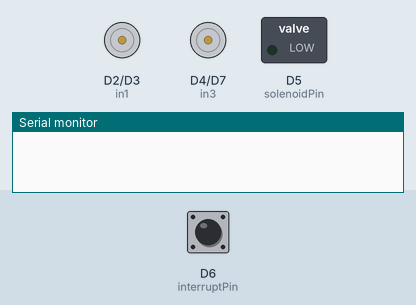
This sketch was run on a simulated ESP8266 (NodeMCU). On the bench: motor-driver pin pairs drawn as motors (green arrow = first pin HIGH = forward, orange = second pin HIGH = backward, longer = more drive, scaled by the enable pin), switched loads named in the sketch (green lamp = pin HIGH), the last lines printed to the serial monitor. The inputs (shaded band) are chosen by the test bench; at power-on: D6 (interruptPin) HIGH.

Above: at 1.2 s.
1.3 s: D6 (interruptPin) pulled LOW for 0.15 s
At 5.4 s:
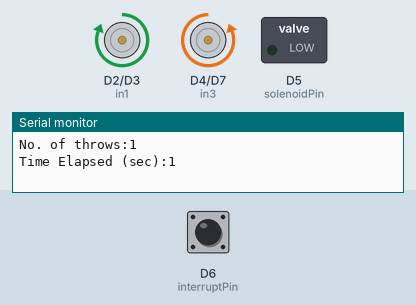
7.4 s: D6 (interruptPin) pulled LOW for 1 s
At 8.3 s:
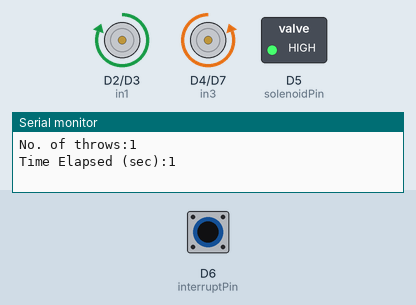
Timing chart, 0 to 15.0 s (numbered marks = the images above; inputs shaded):
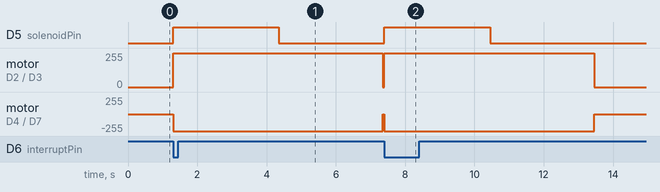

Measured:
- after the input at 1.3 s, D5 (solenoidPin): LOW → HIGH at once, → LOW 3.1 s later; motor on D2 (in1) / D3 (in2): stopped → forward 255/255 at once, → stopped 6.1 s later; motor on D4 (in3) / D7 (in4): stopped → backward 255/255 at once, → stopped 6.1 s later
- after the input at 7.4 s, D5 (solenoidPin): LOW → HIGH at once, → LOW 3.1 s later; motor on D2 (in1) / D3 (in2): stopped → forward 255/255 at once, → stopped 6.1 s later; motor on D4 (in3) / D7 (in4): stopped → backward 255/255 at once, → stopped 6.1 s later

The sketch:

CharlyBallThrower.ino
```cpp
//DEFINE VARIABLES
const byte interruptPin = D6;           // digital pin for ball detection switch
const byte solenoidPin = D5;           // digital pin for solenoid
volatile unsigned long throws = 0;
unsigned long oldthrows = 0;
unsigned long startMillis;
volatile unsigned long throwtime, throwlast, throwinterval, currentMillis; // timing variables

//SETUP MOTOR PINS
#define enA D1
#define in1 D2
#define in2 D3
#define enB D8
#define in3 D4
#define in4 D7
int SPEED=500; //speed of motors; note, for ESP8266, use a scale of 0-1023

void setup()
{
  Serial.begin(115200);
  pinMode(interruptPin, INPUT_PULLUP);  // set pin mode with pullup
  attachInterrupt(digitalPinToInterrupt(interruptPin), &ThrowPulse, FALLING); // attach interrupt
  pinMode(solenoidPin, OUTPUT);
  startMillis=millis();
  digitalWrite(solenoidPin, LOW);
  pinMode(enA, OUTPUT);
  pinMode(enB, OUTPUT);
  pinMode(in1, OUTPUT);
  pinMode(in2, OUTPUT);
  pinMode(in3, OUTPUT);
  pinMode(in4, OUTPUT);
} // end setup


// MAIN LOOP
void loop()
{
        if (throws != oldthrows) {
          digitalWrite(solenoidPin,HIGH); //turn solinoid ON
          currentMillis=millis();
          analogWrite(enA,SPEED); //designate speed motors will go
          analogWrite(enB,SPEED);
          digitalWrite(in1, HIGH); //designate direction of motors
          digitalWrite(in2, LOW);
          digitalWrite(in4, HIGH);
          digitalWrite(in3, LOW);
          delay(3000);
            if (currentMillis-startMillis>=1000) {
              Serial.print("\n");
              Serial.print("No. of throws:");
              Serial.println(throws);
              Serial.print("Time Elapsed (sec):");
              Serial.println((currentMillis-startMillis)/1000); //Track secs elapsed since last throw
              digitalWrite(solenoidPin, HIGH);
              delay(50);
              digitalWrite(solenoidPin, LOW); //Turn solenoid off
              delay(3000);
              oldthrows=throws;
              startMillis = currentMillis;
            }
          digitalWrite(in1,LOW);  //Turn of motors
          digitalWrite(in2,LOW);
          digitalWrite(in3,LOW);
          digitalWrite(in4,LOW);
        }

}  // end main loop

void ThrowPulse()
{
  noInterrupts();                     // disable Interrupts
  throwtime = millis();                // get current time
  throwinterval = throwtime - throwlast; // calc time since last pulse
  if (throwinterval > 200)             // ignore switch-bounce glitches less than 200 ms
   {
     throws++;                        // increment counter, sum # of tips
     throwlast = throwtime;              // set up for next event
   }
   interrupts();                       // Re-enable Interrupts
}
```
